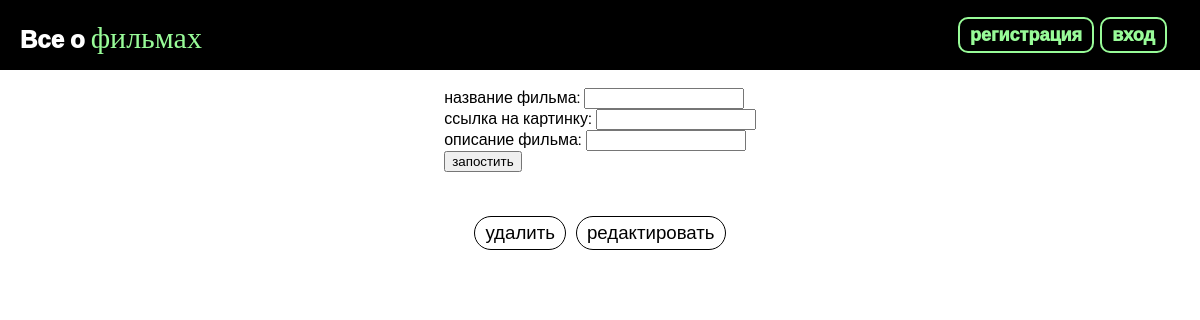
/, run on an earlier commit of the app's database.
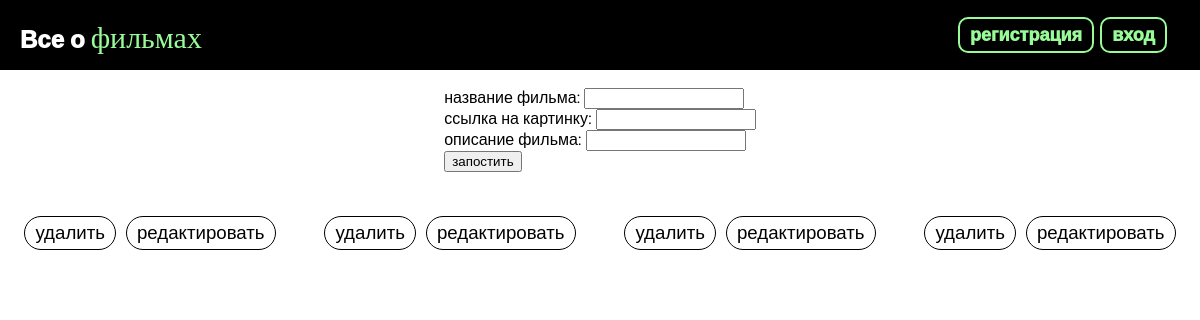
And on a later commit of the database.
### tables this page shows
CREATE TABLE movie (
    id INTEGER PRIMARY KEY,
    title TEXT NOT NULL,
    url_ TEXT NOT NULL,
    text_ TEXT NOT NULL
);

### app.py (the view)
@app.route("/")
def main():
    db = get_db()
    user = db.execute("SELECT * FROM user_ WHERE name_=?",(request.cookies.get("user"),)).fetchall()
    print(user)
    if user==[]:
        res = make_response(render_template("card.html", all = db.execute("SELECT * FROM movie"),ban_reg=False,register=request.cookies.get("user")))
        res.set_cookie('user', max_age=0)
        return res
    res = make_response(render_template("card.html", all = db.execute("SELECT * FROM movie"),ban_reg=False,register=request.cookies.get("user")))
    return res

### db/main.py (called while the page is built)
def get_db():
    if 'db' not in g:
        g.db = sqlite3.connect(
            current_app.config['DATABASE'],
            detect_types=sqlite3.PARSE_DECLTYPES,
        )
        g.db.row_factory = sqlite3.Row
    return g.db

### templates/card.html
{% extends "gallery.html" %}
{%block content%}
    <form action="{{ url_for('add_movie') }}" method="post" id="block" style="display: flex;justify-content: center;">
        <div>
            <label>
                название фильма:
                <input type="text" name="title" id="">
                <br>
            </label>
            <label>
                ссылка на картинку:
                <input type="text" name="url" id=""><br>
            </label>
            <label>
                описание фильма:
                <input type="text" name="text" id=""><br>
            </label>
            <button type="submit">запостить</button>
        </div>
    </form>
    {% include 'allCards.html' with context %}
{% endblock %}

### templates/gallery.html (shortened to what this page needs)
<!DOCTYPE html>
<head>
    <link rel="stylesheet" href="{{ url_for('static', filename='style.css') }}">
    <link rel="stylesheet" href="{{ url_for('static', filename='nav-bar.css') }}">
</head>
<body>
{% include 'header.html' with context %}
{%block content %}
{%endblock%}
</body>
</html>

### templates/header.html (shortened to what this page needs)
<div id="nav-bar">
    <a href="/" id="a"><p id="film">Все о <span> фильмах</span></p></a>
        {% if register %}
        <div id="user1">
            <h2 style="font-weight: 100;">{{ register }}</h2>
            <form>
                <button formaction="/exit" formmethod="post" type="submit">выход</button>
            </form>
        </div>
        {% else %}
        <div id="user">
            <button value="register" class="popup_link">регистрация</button>
            <button value="login" class="popup_link">вход</button>
        </div>
        {% endif %}
</div>

### templates/allCards.html (shortened to what this page needs)
{%if all%}
    <div id="content">
        {%for item in all %}
            <div class="gart">
                <div style="position:relative;" class="card1">
                </div>
                <div style="display: flex;">
                    <form action="{{url_for('delete_movie')}}" method="post" style="margin-right: 10px;">
                        <button value="{{item.id}}" name="id" type="submit" class="delete-edite-button">удалить</button>
                    </form>
                    <form action="{{url_for('edit_movie')}}" method="get">
                        <button value="{{item.id}}" name="id" type="submit" class="delete-edite-button">редактировать</button>
                    </form>
                </div>
            </div>
        {%endfor%}
    </div>
    {%endif%}

### static/style.css (style rules this page uses)
* { margin: 0; font-family: 'Roboto', sans-serif; font-weight: normal; }
#a { text-decoration: none; color: #fff; }

### static/nav-bar.css (style rules this page uses)
#nav-bar { display: flex; align-items: center; color:beige; position: sticky; margin-bottom: 18px; width: 100%; height: 70px; background-color: rgb(0, 0, 0); top: 0; z-index: 996; }
#nav-bar #film { cursor: pointer; margin-left: 20px; font-size: 24px; font-weight: 1000; }
#nav-bar #film span { font-family: 'Pacifico', cursive; color: var(---green); font-weight: 200; font-size: 30px; }
#nav-bar button { font-size: 18px; background-color: rgba(0, 0, 0, 0); color: var(---green); outline: none; border: 2px solid var(---green); border-radius: 10px; font-weight: 1000; padding: 5px 10px; cursor: pointer; transition: all 300ms; }
#nav-bar #user { margin-left: auto; margin-right: 30px; width: 215px; display: flex; justify-content: space-around; align-items: center; }

### templates/allCards.html (style rules this page uses)
#content { display: flex; flex-wrap: wrap; justify-content: space-around; margin-bottom: 20px; }
.gart { margin-top: 20px; }
.delete-edite-button { margin-top: 5px; font-size: 14pt; padding: 5px 10px; background-color: rgba(0, 0, 0, 0); border: 1px solid black; border-radius: 20px; cursor: pointer; transition: all 300ms; }

### templates/gallery.html (style rules this page uses)
#block label { width: 320px; margin-bottom: 10px; }
#block input { right: 0; }

What changed in the data, as far as the page shows it:
added movie: {{ item.id }} 2 (drawn)
added movie: {{ item.id }} 3 (drawn)
added movie: {{ item.id }} 4 (drawn)
